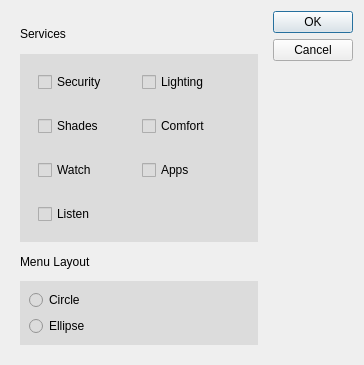
<?xml version="1.0" encoding="UTF-8"?>
<ui version="4.0">
 <class>CSettingsDialog</class>
 <widget class="QDialog" name="CSettingsDialog">
  <property name="geometry">
   <rect>
    <x>0</x>
    <y>0</y>
    <width>364</width>
    <height>365</height>
   </rect>
  </property>
  <property name="windowTitle">
   <string>Dialog</string>
  </property>
  <layout class="QHBoxLayout" name="horizontalLayout_4">
   <item>
    <widget class="QWidget" name="widget_7" native="true">
     <layout class="QVBoxLayout" name="verticalLayout_4">
      <item>
       <widget class="QLabel" name="label_2">
        <property name="text">
         <string>Services</string>
        </property>
       </widget>
      </item>
      <item>
       <widget class="QWidget" name="widget" native="true">
        <property name="styleSheet">
         <string notr="true">QWidget { background-color: rgb(220, 220, 220)}</string>
        </property>
        <layout class="QVBoxLayout" name="verticalLayout_2">
         <item>
          <widget class="QWidget" name="widget_6" native="true">
           <layout class="QHBoxLayout" name="horizontalLayout_3">
            <item>
             <widget class="QCheckBox" name="securityChkBox">
              <property name="text">
               <string>Security</string>
              </property>
             </widget>
            </item>
            <item>
             <widget class="QCheckBox" name="lightingChkBox">
              <property name="text">
               <string>Lighting</string>
              </property>
             </widget>
            </item>
           </layout>
          </widget>
         </item>
         <item>
          <widget class="QWidget" name="widget_5" native="true">
           <layout class="QHBoxLayout" name="horizontalLayout_2">
            <item>
             <widget class="QCheckBox" name="shadesChkBox">
              <property name="text">
               <string>Shades</string>
              </property>
             </widget>
            </item>
            <item>
             <widget class="QCheckBox" name="comfortChkBox">
              <property name="text">
               <string>Comfort</string>
              </property>
             </widget>
            </item>
           </layout>
          </widget>
         </item>
         <item>
          <widget class="QWidget" name="widget_4" native="true">
           <layout class="QHBoxLayout" name="horizontalLayout">
            <item>
             <widget class="QCheckBox" name="watchChkBox">
              <property name="text">
               <string>Watch</string>
              </property>
             </widget>
            </item>
            <item>
             <widget class="QCheckBox" name="appsChkBox">
              <property name="text">
               <string>Apps</string>
              </property>
             </widget>
            </item>
           </layout>
          </widget>
         </item>
         <item>
          <widget class="QWidget" name="widget_3" native="true">
           <layout class="QVBoxLayout" name="verticalLayout">
            <item>
             <widget class="QCheckBox" name="listenChkBox">
              <property name="text">
               <string>Listen</string>
              </property>
             </widget>
            </item>
           </layout>
          </widget>
         </item>
        </layout>
       </widget>
      </item>
      <item>
       <widget class="QLabel" name="label">
        <property name="text">
         <string>Menu Layout</string>
        </property>
       </widget>
      </item>
      <item>
       <widget class="QWidget" name="widget_2" native="true">
        <property name="styleSheet">
         <string notr="true">QWidget { background-color: rgb(220, 220, 220)}</string>
        </property>
        <layout class="QVBoxLayout" name="verticalLayout_3">
         <item>
          <widget class="QRadioButton" name="circleRdoBtn">
           <property name="text">
            <string>Circle</string>
           </property>
          </widget>
         </item>
         <item>
          <widget class="QRadioButton" name="ellipseRdoBtn">
           <property name="text">
            <string>Ellipse</string>
           </property>
          </widget>
         </item>
        </layout>
       </widget>
      </item>
     </layout>
    </widget>
   </item>
   <item>
    <widget class="QDialogButtonBox" name="buttonBox">
     <property name="orientation">
      <enum>Qt::Vertical</enum>
     </property>
     <property name="standardButtons">
      <set>QDialogButtonBox::Cancel|QDialogButtonBox::Ok</set>
     </property>
    </widget>
   </item>
  </layout>
 </widget>
 <resources/>
 <connections>
  <connection>
   <sender>buttonBox</sender>
   <signal>accepted()</signal>
   <receiver>CSettingsDialog</receiver>
   <slot>accept()</slot>
   <hints>
    <hint type="sourcelabel">
     <x>248</x>
     <y>254</y>
    </hint>
    <hint type="destinationlabel">
     <x>157</x>
     <y>274</y>
    </hint>
   </hints>
  </connection>
  <connection>
   <sender>buttonBox</sender>
   <signal>rejected()</signal>
   <receiver>CSettingsDialog</receiver>
   <slot>reject()</slot>
   <hints>
    <hint type="sourcelabel">
     <x>316</x>
     <y>260</y>
    </hint>
    <hint type="destinationlabel">
     <x>286</x>
     <y>274</y>
    </hint>
   </hints>
  </connection>
 </connections>
</ui>
